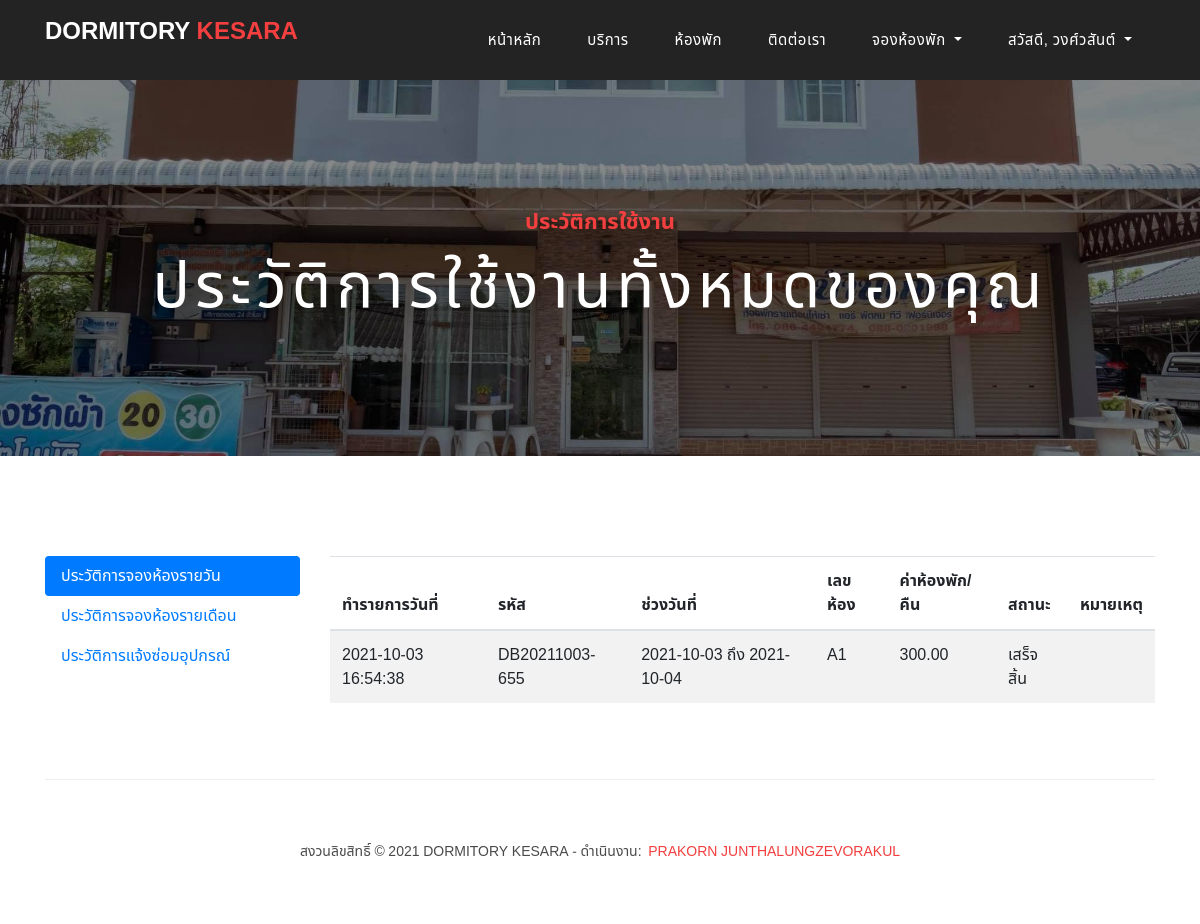
Page /mybooking.php (signed in) on the committed database.
### tables this page shows
CREATE TABLE `daily_books` (
  `id` varchar(255) NOT NULL COMMENT 'รหัส',
  `customer_username` varchar(255) NOT NULL COMMENT 'ชื่อผู้ใช้งานลูกค้า',
  `daterange` varchar(255) NOT NULL COMMENT 'ช่วงวันที่',
  `duration` int(11) NOT NULL COMMENT 'ระยะเวลา',
  `check_in` date NOT NULL COMMENT 'วันที่เช็คอิน',
  `check_out` date NOT NULL COMMENT 'วันที่เช็คเอาท์',
  `time` time NOT NULL COMMENT 'เวลา',
  `cost` decimal(10,2) NOT NULL COMMENT 'ค่าที่พัก',
  `check_in_datetime` datetime DEFAULT NULL COMMENT 'วันที่เข้าเช็คอิน',
  `check_out_datetime` datetime DEFAULT NULL COMMENT 'วันที่ออกเช็คเอาท์',
  `daily_room_id` varchar(255) DEFAULT NULL COMMENT 'เลขห้อง',
  `status` varchar(255) NOT NULL COMMENT 'สถานะ',
  `note` text NOT NULL COMMENT 'หมายเหตุ',
  `created` timestamp NOT NULL DEFAULT current_timestamp() COMMENT 'วันที่สร้างข้อมูล',
  `updated` timestamp NOT NULL DEFAULT current_timestamp() ON UPDATE current_timestamp() COMMENT 'อัพเดตล่าสุด'
);

### mybooking.php (the view, shortened to what this page needs)
<?php
require_once('api/connect.php');
$sql = "SELECT * FROM daily_books WHERE customer_username=? ORDER BY created DESC";
$stmt =  $pdo->prepare($sql);
$stmt->execute([$_SESSION['CUSTOMER_USERNAME']]);
$dailys = $stmt->fetchAll();
?>
<!DOCTYPE html>
<html lang="en">
<head>
    <?php require_once('layouts/head.php'); ?>
</head>
<body>
    <?php require_once('layouts/menu.php'); ?>
    <div class="page-heading contact-heading header-text">
        <div class="container">
            <div class="row">
                <div class="col-md-12">
                    <div class="text-content">
                        <h4>ประวัติการใช้งาน</h4>
                        <h2>ประวัติการใช้งานทั้งหมดของคุณ</h2>
                    </div>
                </div>
            </div>
        </div>
    </div>
    <div class="find-us">
        <div class="container">
            <div class="row">
                <div class="col-lg-3 col-12">
                    <div class="nav flex-column nav-pills" id="v-pills-tab" role="tablist" aria-orientation="vertical">
                        <a class="nav-link active" id="v-pills-daily-tab" data-toggle="pill" href="#v-pills-daily" role="tab" aria-controls="v-pills-daily" aria-selected="true">ประวัติการจองห้องรายวัน</a>
                        <a class="nav-link" id="v-pills-monthly-tab" data-toggle="pill" href="#v-pills-monthly" role="tab" aria-controls="v-pills-monthly" aria-selected="false">ประวัติการจองห้องรายเดือน</a>
                        <a class="nav-link" id="v-pills-repair-tab" data-toggle="pill" href="#v-pills-repair" role="tab" aria-controls="v-pills-repair" aria-selected="false">ประวัติการแจ้งซ่อมอุปกรณ์</a>
                    </div>
                </div>
                <div class="col-lg-9 col-12">
                    <div class="tab-content" id="v-pills-tabContent">
                        <div class="tab-pane fade show active" id="v-pills-daily" role="tabpanel" aria-labelledby="v-pills-daily-tab">
                            <?php if (count($dailys) > 0) : ?>
                                <div class="table-responsive">
                                    <table class="table table-striped">
                                        <thead>
                                            <tr>
                                                <th>ทำรายการวันที่</th>
                                                <th>รหัส</th>
                                                <th>ช่วงวันที่</th>
                                                <th>เลขห้อง</th>
                                                <th>ค่าห้องพัก/คืน</th>
                                                <th>สถานะ</th>
                                                <th>หมายเหตุ</th>
                                            </tr>
                                        </thead>
                                        <tbody>
                                            <?php foreach ($dailys as $daily) { ?>
                                                <tr>
                                                    <td><?= $daily['created'] ?></td>
                                                    <td><?= $daily['id'] ?></td>
                                                    <td><?= $daily['daterange'] ?></td>
                                                    <td><?= $daily['daily_room_id'] ?></td>
                                                    <td><?= $daily['cost'] ?></td>
                                                    <td><?= $daily['status'] ?></td>
                                                    <td><?= $daily['note'] ?></td>
                                                </tr>
                                            <?php } ?>
                                        </tbody>
                                    </table>
                                </div>
                            <?php else : ?>
                                <div class="alert alert-warning alert-dismissible fade show" role="alert">
                                    <strong>ขออภัย!</strong> คุณไม่มีประวัติการจองห้องพักรายวัน <a href="daily_book.php">ลองจองห้องพักรายวัน คลิก!</a>
                                </div>
                            <?php endif ?>
                        </div>
                    </div>
                </div>
            </div>
        </div>
    </div>
    <?php require_once('layouts/footer.php'); ?>
</body>
</html>

### assets/css/templatemo-sixteen.css (style rules this page uses)
body { font-family: "Noto Sans Thai", sans-serif; overflow-x: hidden; text-rendering: optimizeLegibility; -webkit-font-smoothing: antialiased; -moz-osx-font-smoothing: grayscale; }
a { text-decoration: none !important; }
h1, h2, h3, h4, h5, h6 { margin: 0px; }
.contact-heading { background-image: url(../images/contact-heading.jpg); }
.page-heading { padding: 210px 0px 130px 0px; text-align: center; background-position: center center; background-repeat: no-repeat; background-size: cover; }
.page-heading .text-content h4 { color: #f33f3f; font-size: 22px; text-transform: uppercase; font-weight: 700; margin-bottom: 15px; }
.page-heading .text-content h2 { color: #fff; font-size: 62px; text-transform: uppercase; letter-spacing: 5px; }
.find-us { margin-top: 100px; }

### rows in the picture
daily_books: created "2021-10-03 16:54:38", id "DB20211003-655", daterange "2021-10-03 ถึง 2021-10-04", daily_room "A1", cost "300.00", status "เสร็จสิ้น"

### other values in the picture
$_SESSION['CUSTOMER_FIRSTNAME'] "วงศ์วสันต์"
